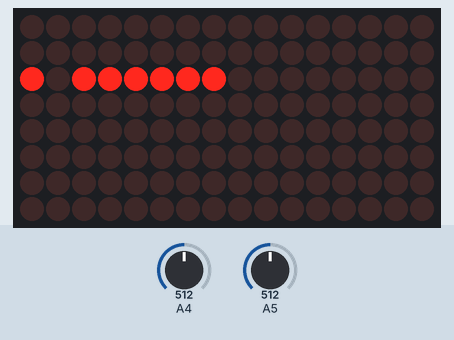
This sketch was run on a simulated Arduino Uno, built with avr-gcc and run on an emulated ATmega328P. On the bench: 16×8 LED matrix. Inputs (shaded band) come from the test bench; at power-on: A5 = 512, A4 = 512.

Above: at 1.2 s.
1.3 s: A5 set to 306
At 2.01 s:
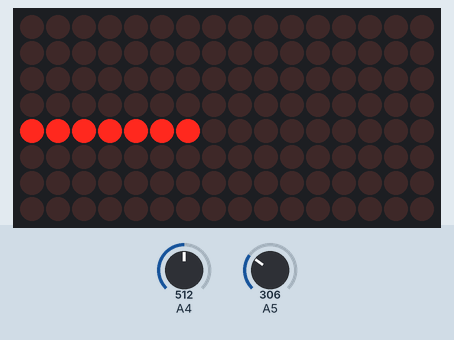
3.9 s: A4 set to 900
At 4.54 s:
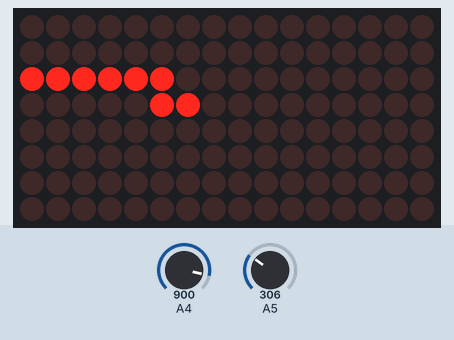
6.9 s: A5 set to 511
At 7.32 s:
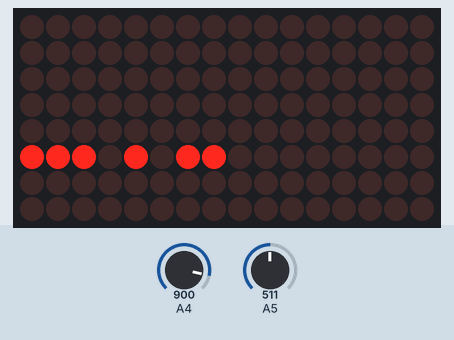
9.5 s: A4 set to 1023
At 9.79 s:
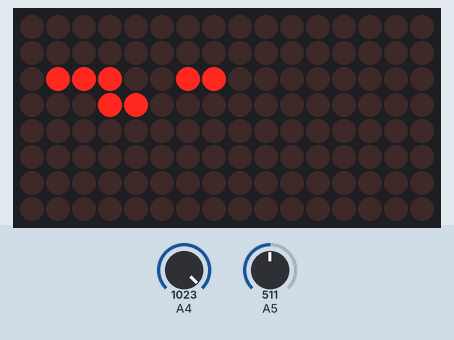
12.0 s: A5 set to 122
At 12.26 s:
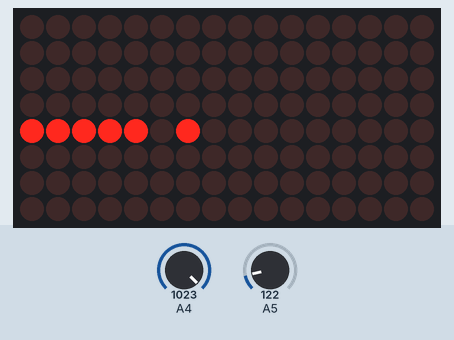
14.5 s: A4 set to 716
At 14.73 s:
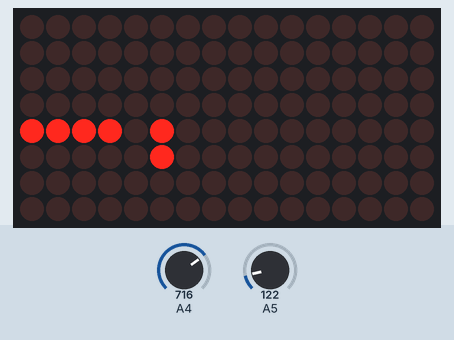
Timing chart, 0 to 17.5 s (numbered marks = the images above; inputs shaded):
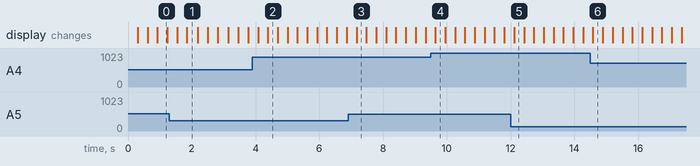

Measured:
- after the input at 1.3 s, the display: first changes after 0.24 s (image 1 shows a later state)
- after the input at 6.9 s, the display: changes after 0.27 s (image 3)
- after the input at 9.5 s, the display: changes after 0.14 s (image 4)
- after the input at 12.0 s, the display: changes after 0.11 s (image 5)
- after the input at 14.5 s, the display: changes after 0.08 s (image 6)

The sketch:

led_matrix_1.ino
```cpp
#include "LedControl.h" // https://github.com/wayoda/LedControl/releases
#include "Mover.h" //https://www.youtube.com/watch?v=TQ_WZU5s_VA

LedControl lc = LedControl(12, 10, 11, 2);

const int8_t size_mleds = 8;

Mover mleds[size_mleds] {
  { 0, 0, 0, 0 }, { 1, 0, 0, 0 }, { 2, 0, 0, 0 }, { 3, 0, 0, 0 }, { 4, 0, 0, 0 }, { 5, 0, 0, 0 }, { 6, 0, 0, 0 }, { 7, 0, 0, 0 }
};

float poti_vertical, poti_horizontal;

int delayTime = 10;
unsigned long old = millis();

void setup() {

  //Serial.begin(9600);

  lc.shutdown(0, false);
  lc.setIntensity(0, 1);
  lc.clearDisplay(0);
  randomSeed(analogRead(A0));

}

void loop() {

  if (old + delayTime < millis() ) {

    old = millis();
    lc.clearDisplay(0);

    for (int i = 0; i < size_mleds; i++) {

      poti_vertical = ((analogRead(A4) * .001024) - .5);   // range [-0.5, 0.5]
      poti_horizontal = ((analogRead(A5 ) * .001024) - .5); // range [-0.5, 0.5]

      mleds[i].setVelocity(poti_horizontal, poti_vertical);

      mleds[i].update();
      mleds[i].edges();

      lc.setLed(0, mleds[i].ly, mleds[i].lx, 1);

    }
  }
}
```

Mover.cpp
```cpp
#include "Mover.h"


Mover::Mover (float x_, float y_, float vx_, float vy_) {
  this->lx = x_;
  this->ly = y_;
  this->vx = vx_;
  this->vy = vy_;
  this->ax = 0;
  this->ay = 0;
}

void Mover::limit(float &var, float max_var) {
  if (var < -max_var) var = -max_var * .8;
  if (var > max_var) var = max_var * .8;

}

void Mover::update() {

  // acceleration changes velocity over time
  this->vx += this->ax;
  this->vy += this->ay;
  Mover::limit(this->vx, .5);
  Mover::limit(this->vy, .5);

  //velocity changes location over time
  this->lx += this->vx;
  this->ly += this->vy;
}

void Mover::addForce(float ax_, float ay_) {
  this->ax = ax_;
  this->ay = ay_;
}

void Mover::setVelocity(float vx_, float vy_) {
  this->vx = vx_;
  this->vy = vy_;
}

void Mover::edges() {
  if (this->lx  > 8) this->lx = 0;
  if (this->lx  < 0) this->lx = 7;
  if (this->ly  > 8) this->ly = 0;
  if (this->ly  < 0) this->ly = 7;
}

void Mover::display() {

}

int Mover::getx() {
  return round(this->lx);
}

int Mover::gety() {
  return round(this->ly);
}
```

Mover.h
```cpp
#include <Arduino.h>

class Mover {
  public:
    float lx; // location x
    float ly; // location y
    float vx; // velocity x
    float vy; // velocity y
    float ax; // acceleration x
    float ay; // acceleration y

  public:
    Mover (float x_, float y_, float vx_, float vy_);
    void update();
    void limit(float &var, float max_var);
    void setVelocity(float vx_, float vy_);
    void addForce(float ax_, float ay_);
    void edges();
    void display();
    int getx();
    int gety();
};
```
